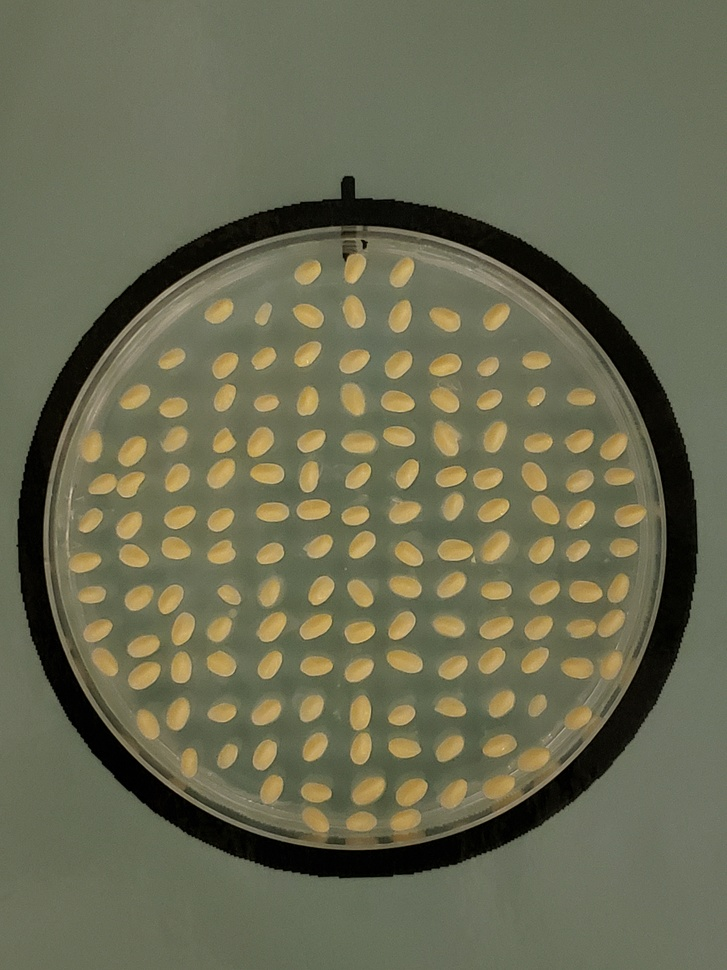
#> input picture image processing/pics/DH134_E6_P1_Iso.jpeg, 727 x 970 px, shrunk from 3024 x 4032 before the run
$ python showpic.py
#> lines starting #> are read from the running program, lines starting #| are printed output that depends on the picture
import cv2
import numpy as np
import matplotlib.pyplot as plt

img = cv2.imread('pics/DH134_E6_P1_Iso.jpeg')
#> img is the input picture: shape (970, 727, 3); mean B, G, R 82.2, 106.4, 105.9
b,g,r = cv2.split(img)
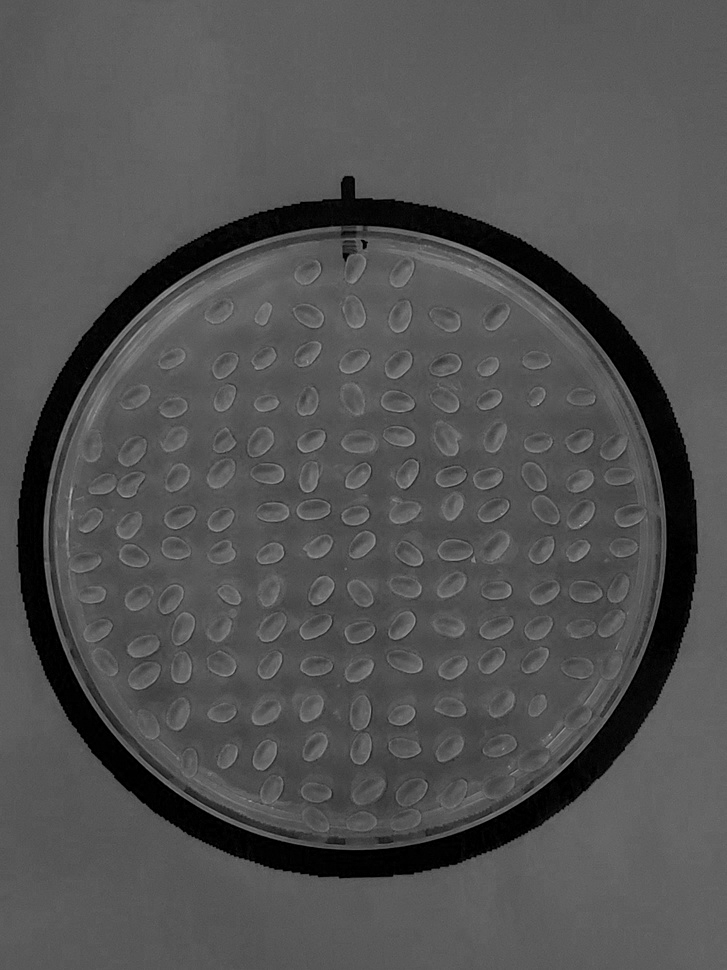
#> b: shape (970, 727); min 0, max 193, mean 82.2
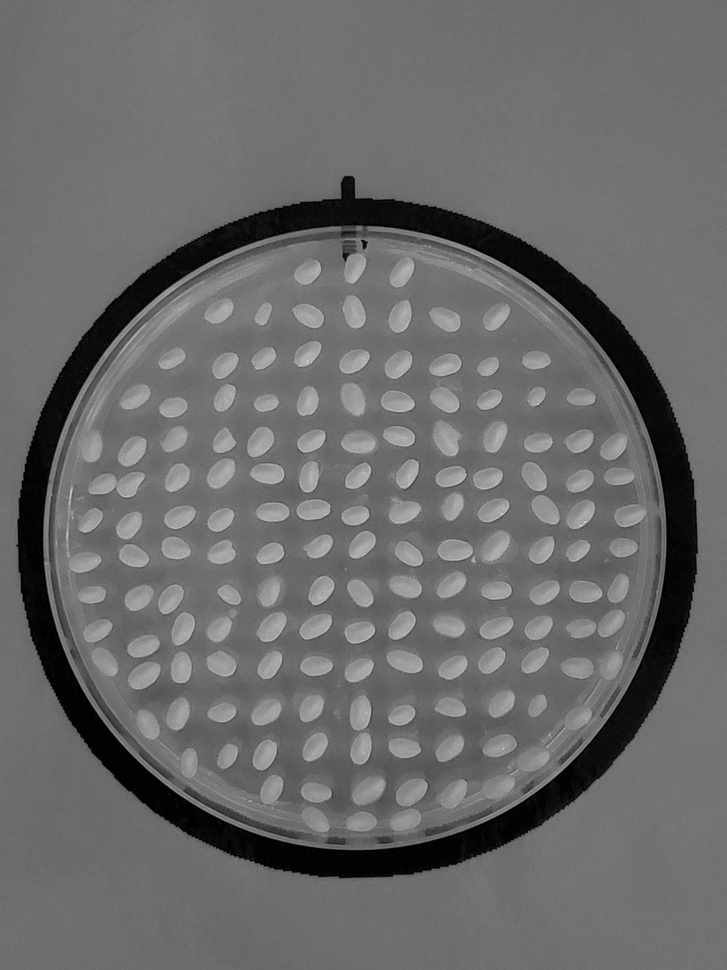
#> g: shape (970, 727); min 0, max 241, mean 106.4
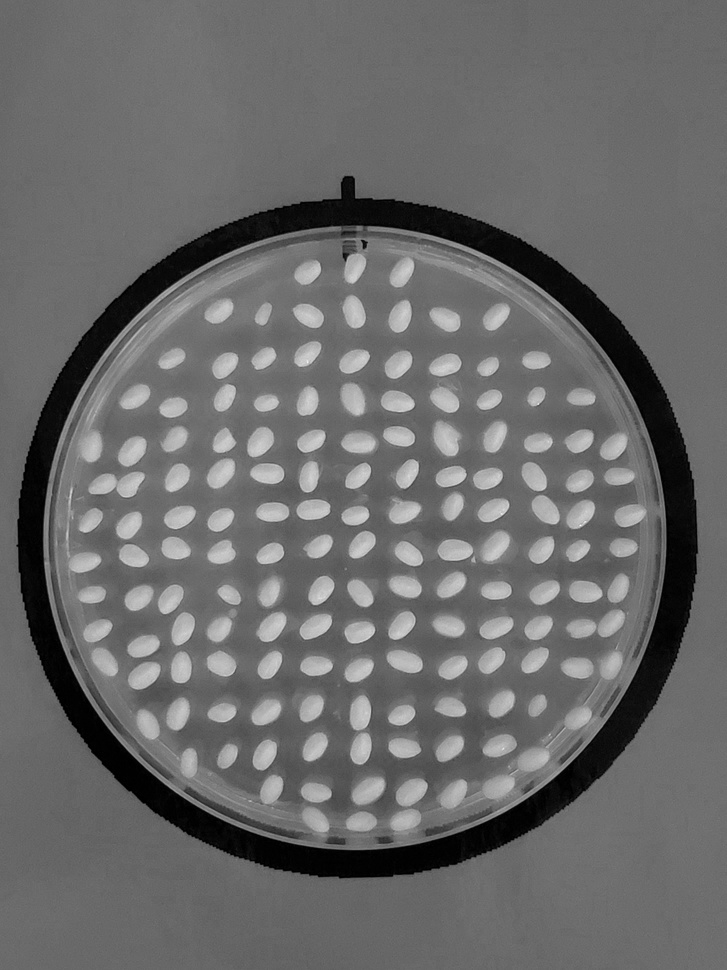
#> r: shape (970, 727); min 0, max 255, mean 105.9
img2 = cv2.merge([r,g,b])
plt.subplot(121);plt.imshow(img) # expects distorted color
plt.subplot(122);plt.imshow(img2) # expect true color
plt.show()
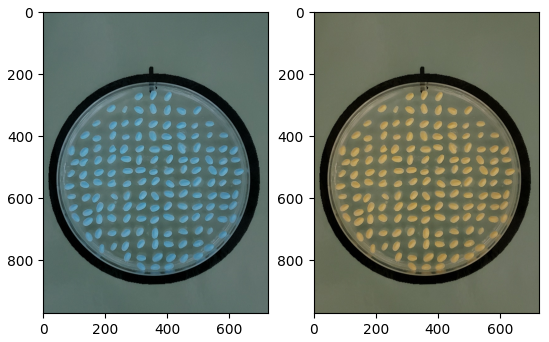
#> figure drawn by matplotlib, 2 panels; B, G, R data is drawn as R, G, B

$ run again, with image processing/pics/DH134_E6_P1_24Hours.jpeg copied over image processing/pics/DH134_E6_P1_Iso.jpeg
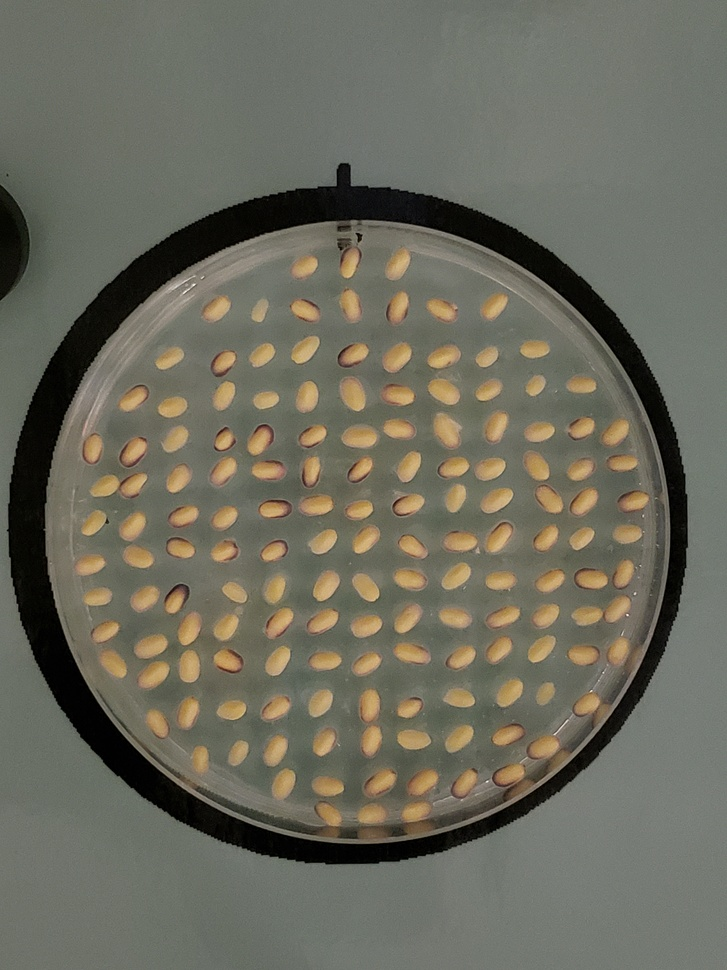
#> input picture image processing/pics/DH134_E6_P1_24Hours.jpeg, 727 x 970 px, shrunk from 3024 x 4032 before the run
#> img is the input picture: shape (970, 727, 3); mean B, G, R 93.6, 106.8, 108.1
#> `b,g,r = cv2.split(img)`:
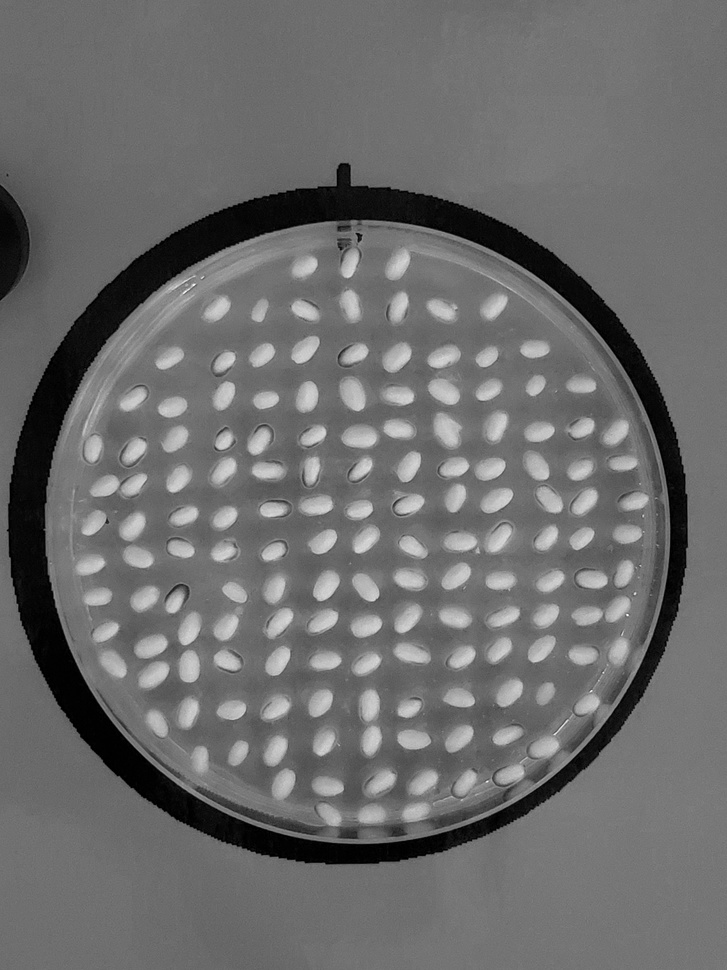
#> r: shape (970, 727); min 0, max 253, mean 108.1
#> `plt.show()`:
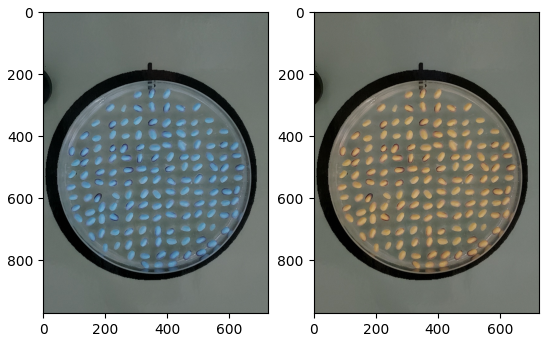
#> figure drawn by matplotlib, 2 panels; B, G, R data is drawn as R, G, B
